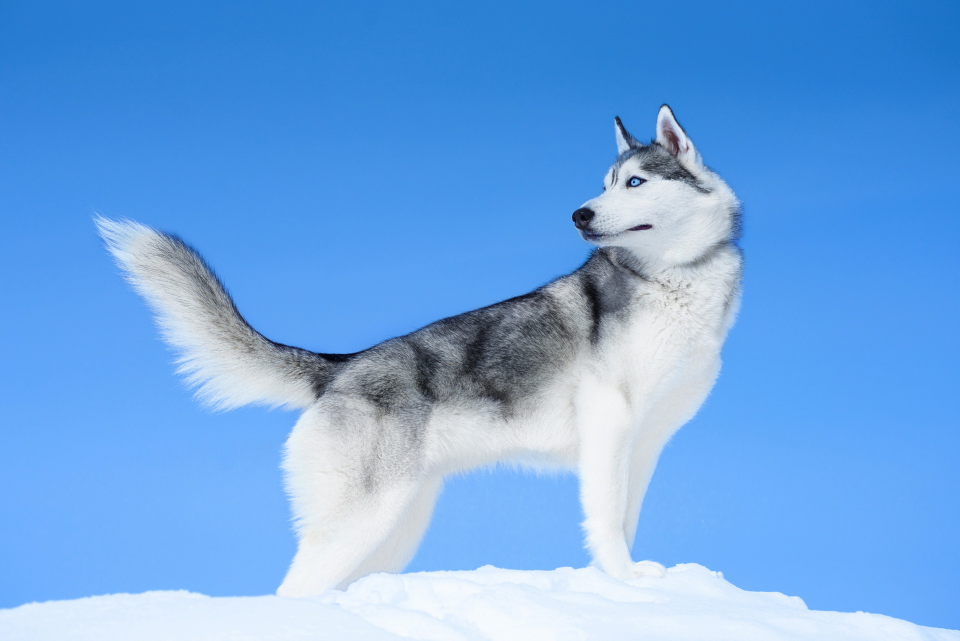
#> input picture python_lectures/_add_material_lesson_python/huskies.jpeg, 1920 x 1281 px, found by its file name (shown at 1/2 size); the run also reads 1 picture not shown here
$ jupyter execute --allow-errors python_lesson_part_5.ipynb   (shell and % lines are left out)
#> lines starting #> are read from the running program, lines starting #| are printed output that depends on the picture
## Содержание:
- Основные оценки сложности алгоритмов
- Работа с файлами
- Библиотека OpenCV
- Массивы NumPy

# Основные оценки сложности алгоритмов

Основные категории алгоритмической сложности в О-нотации:

* Постоянное время: 0(1) – время выполнения не зависит от количества элементов во входном наборе данных

* Линейное время: О(N) – время выполнения пропорционально количеству элементов в коллекции

* Логарифмическое время: О(log(N)) – время выполнения пропорционально логарифму от количества элементов в коллекции

* Квазилинейное время: О(N*log(N)) – время выполнения больше чем, линейное, но меньше квадратичного

* Полиномиальное время: О(N^2) – время выполнения пропорционально квадрату количества элементов в коллекции

## Константа $O(1)$
Самый простой в оценке вариант алгоритма – алгоритм, который не зависит от размера входных данных.
Посчитаем сумму первых пяти натуральных чисел. Для этого сравним два алгоритма.

[cell 1]
# Алгоритм 1

a = [1, 2, 3, 4, 5, 6]

summ = 0
for element in a:
    summ += element

print(summ)

Первый алгоритм будет перебирать все элементы списка и добавлять их к общей сумме.\
*Количество операций*: 1 (создание переменной) + n (проходимся по всему списку) + n (операция суммы).

[cell 2]
# Алгоритм 2

a = [1, 2, 3, 4, 5, 6]

summ = (a[0] + a[len(a) - 1]) / 2 * len(a)

print(summ)

Второй алгоритм не будет проходиться по всему массиву, а сразу сложит нужные элементы.\
*Количество операций*: 3.

В этой задаче нам нужно сделать три действия, независимо от того, какое количество натуральных чисел мы передали. То есть мы говорим, что данный алгоритм имеет сложность $О(1)$.

# Линейная $О(n)$

Линейная оценка, или сложность $О(n)$, будет у алгоритма, который проходит один или несколько раз по всем переданным объектам. Например, алгоритм поиска числа в неупорядоченном списке.

[cell 3]
lst = [1, 26, 3, 24, 16, 17, 30, 17, 27, 28]
s = 17
n = len(lst)
i = 0
while i < n and lst[i] != s:
    i += 1
if i == n:
    print("Число не найдено")
else:
    print(i)

[cell 4]
def element_search(ar, element):
#> called with element = 17
    for i in range(len(ar)):
        if ar[i] == element:
            return i
    return "Число не найдено"
s = 17
print(element_search(lst, s))

[cell 5]
lst = [1, 26, 3, 24, 16, 17, 30, 17, 27, 28]
element = 30
for i in range(len(lst)):
    if lst[i] == element:
        print(i)
        break
else:
    print("Число не найдено")

В этом примере в худшем случае (а нам интересен именно худший случай) мы пройдемся по всему списку, сравнивая каждый элемент с искомым, пока не найдем подходящий. Это и есть линейная сложность алгоритма.

## Экспоненциальное время: O(2^n)

Если сложность алгоритма описывается формулой O(2^n), значит, время его работы удваивается с каждым дополнением к набору данных. Кривая роста функции O(2^n) экспоненциальная: сначала она очень пологая, а затем стремительно поднимается вверх. Примером алгоритма с экспоненциальной сложностью может послужить рекурсивный расчет чисел Фибоначчи:

[cell 6]
def fibonacci(n):
    # Первое и второе числа Фибоначчи равны 1
    if n <= 2:
        return 1
    return fibonacci(n - 1) + fibonacci(n - 2)

fibonacci(10)

## Квадратичная $О(n^2)$

Оценка алгоритма в $О(n^2)$ будет у алгоритма, который для каждого элемента множества перебирает все остальные элементы множества. Таковым, например, является **пузырьковая сортировка**.

[cell 7]
def bubble_sort(nums):

    # Устанавливаем swapped в True, чтобы цикл запустился хотя бы один раз
    swapped = True

    while swapped:
        swapped = False

        # Идем циклом по индексам наших элементов
        for i in range(len(nums) - 1):

            # Если текущий элемент слева больше своего элемента справа
            if nums[i] > nums[i + 1]:

                # Меняем элементы местами
                nums[i], nums[i + 1] = nums[i + 1], nums[i]

                # Устанавливаем swapped в True для следующей итерации
                swapped = True

                # По окончании первого прогона цикла for, самый большой элемент "всплывет" наверх

# Проверяем, что оно работает
random_list_of_nums = [9, 5, 2, 1, 8, 4, 3, 7, 6]
bubble_sort(random_list_of_nums)
print(random_list_of_nums)

Алгоритм сортировки списка вставкой

[cell 8]
lst = [1, 26, 3, 24, 16, 17, 30, 18, 27, 28]
n = len(lst)
for i in range(1, n):
    x = lst[i]
    j = i - 1
    while j > -1 and lst[j] > x:
        lst[j + 1] = lst[j]
        j -= 1

    lst[j + 1] = x

print(lst)

## Логарифмическая $О(log(n))$

Оценку $О(log(n))$ чаще всего имеют алгоритмы, которые на каждом шаге работы с данными уменьшают размер этих данных в разы.

Классический пример логарифмического алгоритма – **бинарный поиск**

[cell 9]
lst = [1, 3, 16, 17, 24, 26, 27, 28, 30]

s = 17
i = 0
j = len(lst) - 1
while i <= j:
    k = (i + j) // 2
    if lst[k] > s:
        j = k - 1
    elif lst[k] < s:
        i = k + 1
    else:
        break
if i <= j:
    print(k)
else:
    print("Число не найдено")

Получается, что в алгоритме бинарного поиска мы каждый раз будем делить наше множество пополам, пока не останется один элемент. Значит, функция, которая будет описывать оценку нашего алгоритма, должна показывать, сколько раз число $n$, которое описывает размер наших данных, можно поделить на 2, или наоборот – в какую степень надо возвести 2, чтобы получилось наше число. Это и есть определение логарифма $log(n)$.

## Линейно-логарифмическая $О(n * log(n))$

Яркий пример такого алгоритма – **быстрая сортировка**. В этом алгоритме мы сначала разбиваем все элементы на пары (логарифмическая часть), а затем отсортированные пары последовательно соединяем (линейная часть).

**Алгоритм с оценкой $О(n * log(n))$ считается самым быстрым решением задачи сортировки в общем случае.**

[cell 10]
import random
def quicksort(nums):

    if len(nums) <= 1:
        return nums
    else:

        q = random.choice(nums)  # Генерирует случайную выборку из заданного одномерного списка.
        s_nums = []
        m_nums = []
        e_nums = []

    for n in nums:
        if n < q:
            s_nums.append(n)
        elif n > q:
            m_nums.append(n)
        else:
            e_nums.append(n)

    return quicksort(s_nums) + e_nums + quicksort(m_nums)

lst = [1, 26, 3, 24, 16, 17, 30, 18, 27, 28]
print(quicksort(lst))

Сортировка слиянием

[cell 11]
def merge(le, ri):
    i, j = 0, 0
    res = []
    while i < len(le) and j < len(ri):
        if le[i] <= ri[i]:
            res.append(le[i])
            i += 1
        else:
            res.append(ri[j])
            j += 1
    res += le[i:] + ri[j:]
    return res

def merge_sort(s):
    if len(s) < 2: return s
    else:
        ln = len(s) // 2
        left = merge_sort(s[:ln])
        right = merge_sort(s[ln:])
        return merge(left, right)

lst = [1, 26, 3, 24, 16, 17, 30, 18, 27, 28]
print(merge_sort(lst))

Сложность алгоритма `сортировки подсчетом` оценивается как **O(n + k)**, где n – это количество элементов в списке, а k – это количество уникальных элементов в списке.

[cell 12]
lst = [1, 3, 16, 17, 24, 24, 26, 27, 28, 30]
lst_ancillary = [0] * (max(lst) + 1)
for i in range(len(lst)):
    lst_ancillary[lst[i]] += 1

lst_new = []
for i in range(max(lst) + 1):
    for j in range(lst_ancillary[i]):
        lst_new.append(i)

print(lst_new)
print(lst_ancillary)

# Работа с файлами

Рассмотрим способы открытия, чтения и записи простых файлов с использования Python.

Открывать файлы можно двумя способами. С помощью `open/close` и с помощью конструкции `with ... as`

Синтаксис следующий:

`f = open(file_name, access_mode)`

Где, `file_name` = имя открываемого файла, а `access_mode` = режим открытия файла.

Он может быть: для чтения, записи и т. д. По умолчанию используется режим чтения (r), если другое не указано. Далее полный список режимов открытия файла:

- `r` Только для чтения.
- `w` Только для записи. Создаст новый файл, если не найдет с указанным именем.
- `rb` Только для чтения (бинарный).
- `wb` Только для записи (бинарный). Создаст новый файл, если не найдет с указанным именем.
- `r+` Для чтения и записи.
- `rb+` Для чтения и записи (бинарный).
- `w+` Для чтения и записи. Создаст новый файл для записи, если не найдет с указанным именем.
- `wb+` Для чтения и записи (бинарный). Создаст новый файл для записи, если не найдет с указанным именем.
- `a` Откроет для добавления нового содержимого. Создаст новый файл для записи, если не найдет с указанным именем.
- `a+` Откроет для добавления нового содержимого. Создаст новый файл для чтения записи, если не найдет с указанным именем.
- `ab` Откроет для добавления нового содержимого (бинарный). Создаст новый файл для записи, если не найдет с указанным именем.
- `ab+` Откроет для добавления нового содержимого (бинарный). Создаст новый файл для чтения записи, если не найдет с указанным именем.

Больше информации в статье [по ссылке](https://pythonru.com/osnovy/fajly-v-python-vvod-vyvod)

Откроем и запишем строку в файл txt с использованием `open/close`. Файла с таким именем нет, Python сам создаст его. Использовать будем относительный путь, т.е. файл txt будет создан в той же директории, где находится наш файл Python.

[cell 13]
f = open("file.txt", "w")
f.write("Hey, Bim")
f.close()

[cell 14]
#Узнаем в какой директории мы находимся

import os
os.getcwd()

Абсолютный путь к файлу может выглядеть следующим образом

[cell 15]
f = open("C:\\Users\\User\\Python_for_beginners\\Lect_13\\file.txt", "w")
f.write("Hey, Bim")
f.close()

Запишем текст с использованием кириллицы. Для записи необходимо использовать только строковый тип, для этого явный тип int преобразуем в str

[cell 16]
f = open("file.txt", "w")
f.write("Собаке Бим уже " + str(5) + " лет")
f.close()

При открытии файла file.txt в Jupyter, получаем проблемы с кодировкой. Поведение также может зависеть от операционной системы и программы, в которой открывается файл – что корректно откроется в обычном блокноте Win, может не открыться в Jupyter Notebook или, например, корректно открыться в Jupyter Notebook, но в MS Excel увидим абракадабру.

Поэтому, часто стоит указывать кодировку, особенно если в тексте есть кириллица:

[cell 17]
f = open("file.txt", "w", encoding = 'UTF-8')
f.write("Собаке Бим уже " + str(5) + " лет")
f.close()

На самом глубоком уровне компьютер оперирует исключительно цифрами 0 и 1. Это так называемый [двоичный код](https://ru.wikipedia.org/wiki/Двоичный_код), а единички и нули называются битами, от "binary digit" – «двоичная цифра».

Обычные, привычные нам числа в десятичной системе исчисления, закодированы с помощью двоичных чисел.

Компьютер на самом деле не знает ничего о буквах, знаках пунктуации и прочих текстовых символах. Все эти символы так же закодированы числами. В этом заключается суть `кодировок`.

Во время своей работы, программы используют кодировки для преобразования чисел в символы и наоборот. Причём сама программа не имеет представления о смысле этих символов.

Подобные таблицы, в которых сопоставляются буквы и числа, называются кодировками. Кроме букв алфавита, в таблицы кодировок входят знаки препинания и другие полезные символы. Вы наверняка сталкивались с кодировками, например, [ASCII](https://ru.wikipedia.org/wiki/ASCII) или [UTF-8](https://ru.wikipedia.org/wiki/UTF-8).

Разные кодировки содержат разное количество символов. Изначально небольших таблиц вроде ASCII было достаточно для большинства задач. Но в ней только латинские буквы, несколько простых символов вроде % и ? и специальные управляющие символы типа перевода строки.

С распространением компьютеров, разным странам понадобились свои, более широкие таблицы. В том числе для кириллических букв, восточных иероглифов, арабской вязи, дополнительных математических и типографских символов, а впоследствии даже для эмодзи-смайликов.

Сегодня в большинстве случаев используется один из вариантов [юникода](https://ru.wikipedia.org/wiki/Юникод), включающий в себя знаки почти всех письменных языков мира.

В Python можно «запросить» и вывести на экран любой символ из кодировки ASCII, по его номеру. Для этого используется функция `chr()`. Например:

[cell 18]
print(chr(126))
print(chr(94))
print(chr(37))

Теперь воспользуемся конструкцией `with ... as` для открытия и записи файла

[cell 19]
with open("file.txt", "w", encoding = 'UTF-8') as f:
    f.write("Сегодня теплее чем вчера\n")
    f.write("Завтра обещают похолодание")

Попробуем записать список в файл

[cell 20]
lst = ["Мама", "мыла", "раму"]
#> (the rest of this cell did not finish here and is left out)

Получим ошибку. Для записи списка необходимо использовать writelines

[cell 21]
lst = ["Мама ", " мыла ", " раму", "\n"]
with open("file.txt", "w", encoding = 'UTF-8') as f:
    f.writelines(lst)

Ранее мы перезаписывали файл. Для добавление данных файл нужно сменить "w" на "a"

[cell 22]
lst = ["Раму ", " мыла ", " мама"]
with open("file.txt", "a", encoding = 'UTF-8') as f:
    f.writelines(lst)

Создадим новый файл и запишем в него несколько строк:

[cell 23]
test_text = '''Этот файл
состоит
из

нескольких строчек'''

with open("file_r.txt", "w", encoding = 'UTF-8') as f:
    f.writelines(test_text)

Откроем файл для чтения. Сменим "a" на "r". Для наглядности, выводить будем без использования print

[cell 24]
with open("file_r.txt", "r") as f:
    st = f.read()
st

Получили набор символов. Добавим при открытии `encoding = 'UTF-8'`

[cell 25]
with open("file_r.txt", "r", encoding = 'UTF-8') as f:
    st = f.read()
st

Прочитаем первые 25 символов

[cell 26]
with open("file_r.txt", "r", encoding = 'UTF-8') as f:
    st = f.read(25)
st

Прочитаем 1 строку

[cell 27]
with open("file_r.txt", "r", encoding = 'UTF-8') as f:
    st = f.readline()
st

Прочитаем первые две строчки, выведем только вторую

[cell 28]
with open("file_r.txt", "r", encoding = 'UTF-8') as f:
    st = f.readline()
    st2 = f.readline()
st2

Считаем все строки

[cell 29]
with open("file_r.txt", "r", encoding = 'UTF-8') as f:
    st = f.readlines()
st

Еще один способ считывание всего файла в одну переменную str

[cell 30]
st = ""
with open("file_r.txt", "r", encoding = 'UTF-8') as f:
    for s in f:
        st += s
st

Уберем перенос строк c использованием `strip()`

[cell 31]
st = ""
with open("file_r.txt", "r", encoding = 'UTF-8') as f:
    for s in f:
        st += s.strip() + " "
st

Следующий пример работы – создадим частотный словарь сказки Аксакова Сергея Тимофеевича – Аленький цветочек.

Считываем текст из файла в одну строковую переменную, удаляя пробельные символы по краям строки.

[cell 32]
text = ""
#> (the rest of this cell did not finish here and is left out)

Чтобы создать словарь уникальных слов, сначала нужно получить список этих слов. Но при обычном разделении через split() они у нас будут с лишними символами: запятая, точка, восклицательный знак и т.д.

[cell 33]
words = text.split()

print(words[:100])

Создадим список слов без посторонних списков и приведем все к одному регистру

[cell 34]
words_lst = []

for st in words:
    st_temp = st.lower().strip('.,;:!«»?—()"')
    if st_temp != '':
        words_lst.append(st_temp)


print(words_lst[:100])

Напишем функцию для создания словаря слов

[cell 35]
def create_dict(lst_words):
    dic = {}
    for word in lst_words:
        if word not in dic:
            dic[word] = 1
        else:
            dic[word] += 1
    return dic

Проверим функцию на небольшом тексте

[cell 36]
small_text = 'Мама мыла раму – раму мыла мама'.split()
small_dict = create_dict(small_text)
print(small_dict)
small_text

Запустим на данных из нашей сказки

[cell 37]
dict_of_words = create_dict(words_lst)
print(len(dict_of_words))
len(words_lst)

С помощью функции выведем первые 10 элементов словаря в том порядке, в котором они расположены в словаре

[cell 38]
def print_dict(dictionary):
    i = 0
    for w in dictionary:
        if i == 10:
            break
        print(w, dictionary[w])
        i += 1

print_dict(dict_of_words)

Отсортируем небольшой словарь. Для этого воспользуемся функцией sorted для сортировки с key в виде lamda-функции.

Сортировка будет проходить по второму элементу, т.е. по встречаемости слов.

Также применим `reverse = True` для сортировки от наибольшего к наименьшему.

[cell 39]
print(sorted(small_dict.items(), key = lambda dict: dict[1], reverse = True))

Следующий результат получается на данных из сказки

[cell 40]
sorted_list = sorted(dict_of_words.items(), key = lambda dict: dict[1], reverse = True)

[cell 41]
sorted_list

Список стоп-слов

[cell 42]
stopwords = ['и', 'в', 'во', 'не', 'что', 'он', 'на', 'я', 'с', 'со', 'как', 'а', 'то',
             'она', 'так', 'его', 'но', 'да', 'ты', 'к', 'у', 'же', 'вы', 'за', 'бы',
             'по', 'только', 'ее', 'мне', 'было', 'вот', 'от', 'меня', 'еще', 'нет', 'о', 'из',
             'ему', 'теперь', 'когда', 'даже', 'ну', 'вдруг', 'ли', 'если', 'уже', 'или', 'ни', 'быть',
             'был', 'него', 'до', 'вас', 'нибудь', 'опять', 'уж', 'вам', 'ведь', 'там', 'потом', 'себя',
             'ничего', 'ей', 'может', 'они', 'тут', 'где', 'есть', 'надо', 'ней', 'для', 'мы', 'тебя', 'их',
             'чем', 'была', 'сам', 'чтоб', 'без', 'будто', 'чего', 'раз', 'тоже', 'себе', 'под', 'будет', 'ж',
             'тогда', 'кто', 'этот', 'того', 'потому', 'этого', 'какой', 'совсем', 'ним', 'здесь', 'этом',
             'один', 'почти', 'мой', 'тем', 'чтобы', 'нее', 'сейчас', 'были', 'куда', 'зачем', 'всех',
             'никогда', 'можно', 'при', 'наконец', 'два', 'об', 'другой', 'хоть', 'после', 'над', 'больше',
             'тот', 'через', 'эти', 'нас', 'про', 'всего', 'них', 'какая', 'много', 'разве', 'три', 'эту',
             'моя', 'впрочем', 'хорошо', 'свою', 'этой', 'перед', 'иногда', 'лучше', 'чуть', 'том',
             'такой', 'им', 'более', 'всегда', 'всю', 'между','это']

Создадим новый список слов сказки без стоп-слов

[cell 43]
words_lst_new = []                 # Создаем пустой список
for word in words_lst:             # Последовательно для всех слов из списка
    if word not in stopwords:      # Если слово не находится в списке стоп-слов
        words_lst_new.append(word) # Добавляем его к новому списку
print(words_lst_new[:10])          # Смотрим фрагмент получившегося списка, где видно, что стоп-слова исключены
len(words_lst_new)

Создадим новый словарь без стоп-слов и отсортируем его

[cell 44]
dict_without_stopwords = create_dict(words_lst_new)

[cell 45]
print_dict(dict_without_stopwords)

[cell 46]
sorted_without_stopwords = sorted(dict_without_stopwords.items(), key = lambda x: x[1], reverse = True)
sorted_without_stopwords[:15]

Запишем результат в файл

[cell 47]
with open("flower.txt", "w", encoding = 'UTF-8') as f:
    for lst in sorted_without_stopwords:
        f.writelines(lst[0] + ", " + str(lst[1]) + "\n")

[cell 48]
with open("flower.csv", "w", encoding = 'UTF-8') as f:
    for lst in sorted_without_stopwords:
        f.writelines(lst[0] + ", " + str(lst[1]) + "\n")

# p.s. В MS Excel потребуется открывать с указанием кодировки, иначе получим абракадабру.

**Работа с csv-файлами**

Часто для хранения табличных данных используют формат csv. В данном файле данные записаны по строкам, а разделение по столбцам происходит с помощью запятых (точек с запятой, пробелами и т.д.), отделяющих значения друг от друга. Данные файлы можно просматривать в редакторе таблиц (например, Excel и Google Sheets).

Создадим и затем откроем csv файл.

[cell 49]
test_text = '''Random Number 1, Random Number 2, Random Number 3
27,7,3
23,14,24
28,27,12
16,2,9
24,18,5
21,15,10
2,20,3
11,9,26
13,24,30
21,22,9'''

with open("file_csv.csv", "w", encoding = 'UTF-8') as f:
    f.writelines(test_text)

[cell 50]
csv_data = ""
with open("file_csv.csv", "r", encoding = 'UTF-8') as f:
    for s in f:
        csv_data += s
print(csv_data)

Построим график, на основании содержимого существующего файла csv.

[cell 51]
csv_data = ""
#> (the rest of this cell did not finish here and is left out)

В данном случае, в момент считывания файла лучше сразу разбить данные на элементы списка

[cell 52]
usd_eur_list = []
#> (the rest of this cell did not finish here and is left out)

#> (a cell that did not finish here is left out)

Из полученного списка с курсов валют, сохраним данные в три разных списка, первый для даты, второй для курса доллара, третий для курса евро. Но так как данные за 1 января находятся в конце csv-файла, считывать данные будем в обратном порядке

[cell 54]
dates = []
currency_usd = []
currency_eur = []

for row in reversed(usd_eur_list):
    dates.append(row[0])
    currency_usd.append(float(row[1]))
    currency_eur.append(float(row[2]))

Подключим библиотеку `matplotlib` для отрисовки графиков. Более подробнее мы будем ее изучать отдельно

[cell 55]
import matplotlib.pyplot as plt


plt.figure(figsize = (10, 5))
plt.plot(dates, currency_usd, label = 'USD')
plt.plot(dates, currency_eur, label = 'EUR')
plt.xlabel('Date')
plt.ylabel('Course')
plt.title('Course of USD and EUR Over Time')
plt.legend()
plt.show()
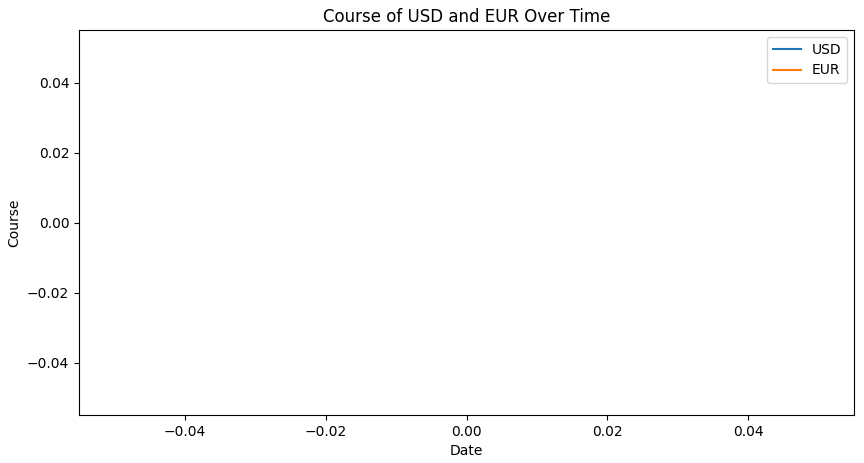
#> figure drawn by matplotlib, 1 panel

# Библиотека OpenCV

[cell 56]
import cv2
import numpy as np
import matplotlib.pyplot as plt

[cell 57]
file_name = "_add_material_lesson_python\\huskies.jpeg"
img = cv2.imread(file_name)
#> img is the input picture: shape (1281, 1920, 3); mean B, G, R 228.4, 167.1, 111
plt.imshow(img);

[cell 58]
# Для IDLE, matplotlib не нужно
# Откроем картинку с собакой в Windows

cv2.imshow('_add_material_lesson_python\\huskies.jpeg', img)
cv2.waitKey(0)
cv2.destroyAllWindows()

Почему после обработки файла OpenCV мы получили такую картинку – всё дело в том, что OpenCV по умолчанию использует формат **BGR**, а не более привычный **RGB**. Так исторически сложилось. Подробнее можно почитать [по ссылке](https://arboook.com/kompyuternoe-zrenie/operatsii-s-tsvetom-v-opencv3-i-python/). Чтобы в нашем случае, получить требуемый результат, используем `cv2.COLOR_BGR2RGB`

[cell 59]
img = cv2.cvtColor(cv2.imread(file_name), cv2.COLOR_BGR2RGB)

plt.imshow(img);

[cell 60]
b, g, r = cv2.split(img)
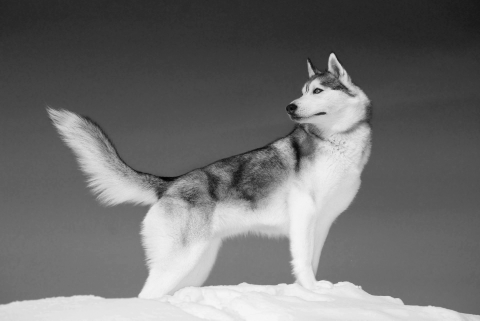
#> b: shape (1281, 1920) (shown at 1/4 size); min 0, max 248, mean 111
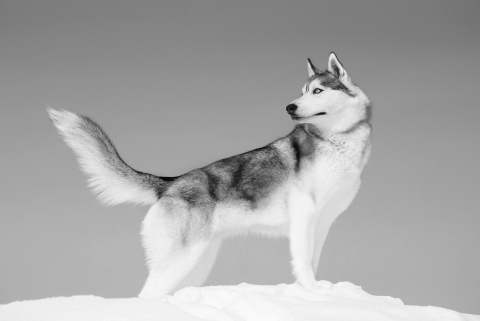
#> g: shape (1281, 1920) (shown at 1/4 size); min 0, max 255, mean 167.1
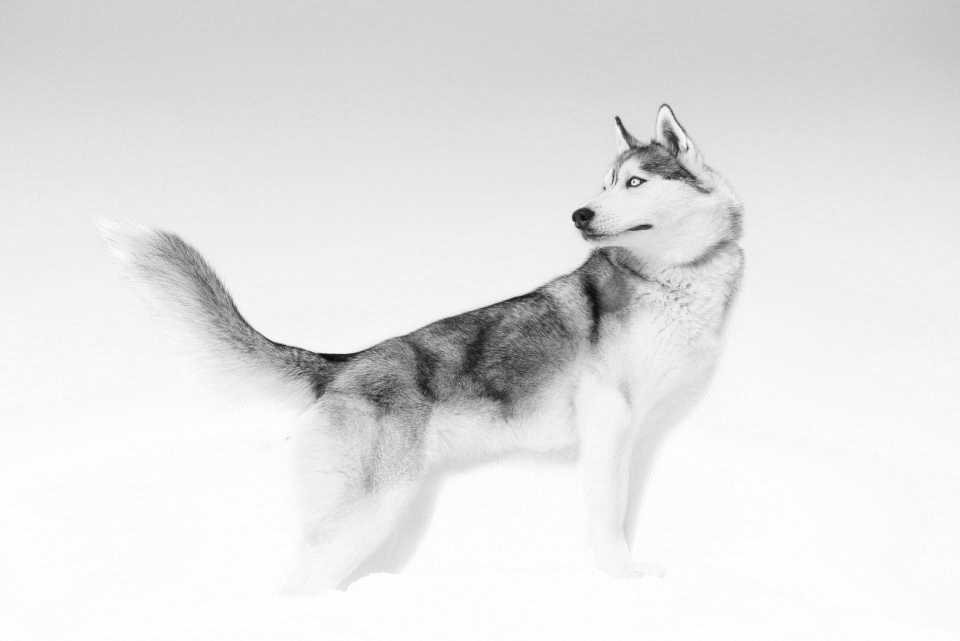
#> r: shape (1281, 1920) (shown at 1/2 size); min 8, max 255, mean 228.4
#> (the rest of the program and of its run is left out)
